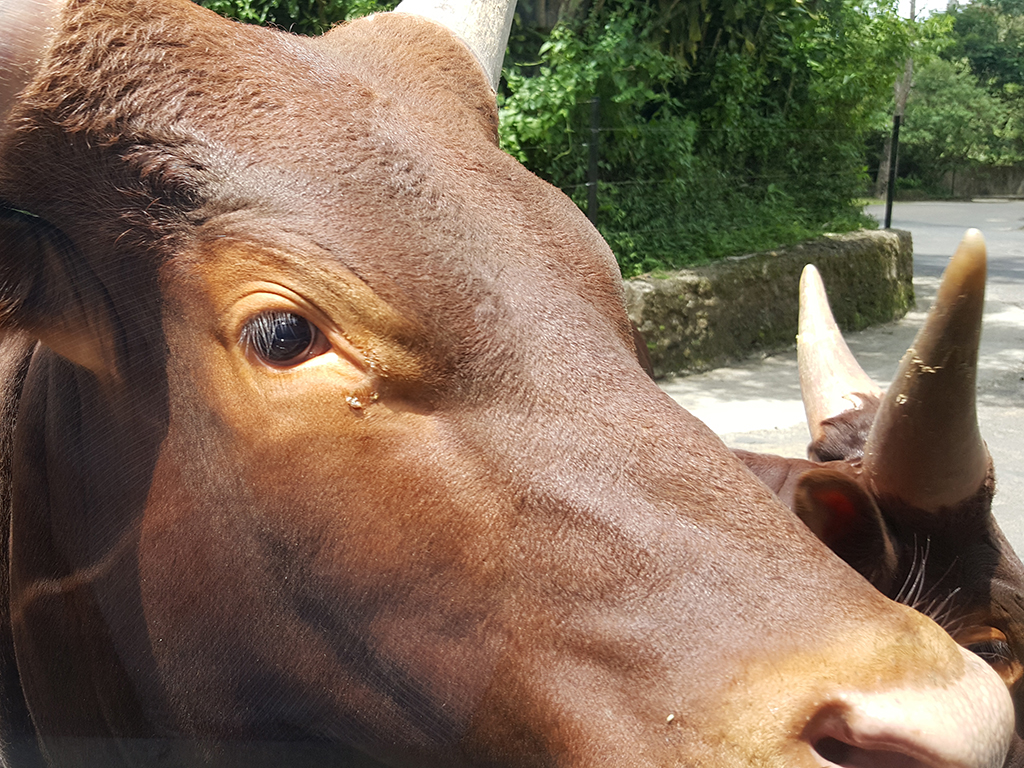
#> input picture images/ani1.jpg, 1024 x 768 px
$ python graylevel_histogram.py --image ../images/ani1.jpg
#> lines starting #> are read from the running program, lines starting #| are printed output that depends on the picture
# 필요한 패키지를 import함
from __future__ import print_function
import argparse
import cv2
from matplotlib import pyplot as plt

def histogram(img):
	# 히스토그램 계산
	histg = cv2.calcHist([img], [0], None, [256], [0, 256])

	# 결과 히스토그램 반환
	return histg

if __name__ == '__main__' :
	# 명령행 인자 처리
	ap = argparse.ArgumentParser()
	ap.add_argument('-i', '--image', required = True, \
			help = 'Path to the input image')
	args = vars(ap.parse_args())

	filename = args['image']

	# OpenCV를 사용하여 영상 데이터 로딩
	image = cv2.imread(filename)
#> image is the input picture: shape (768, 1024, 3); mean B, G, R 87.3, 107.5, 128.3

	# Grayscale 영상으로 변환
	gray = cv2.cvtColor(image, cv2.COLOR_BGR2GRAY)
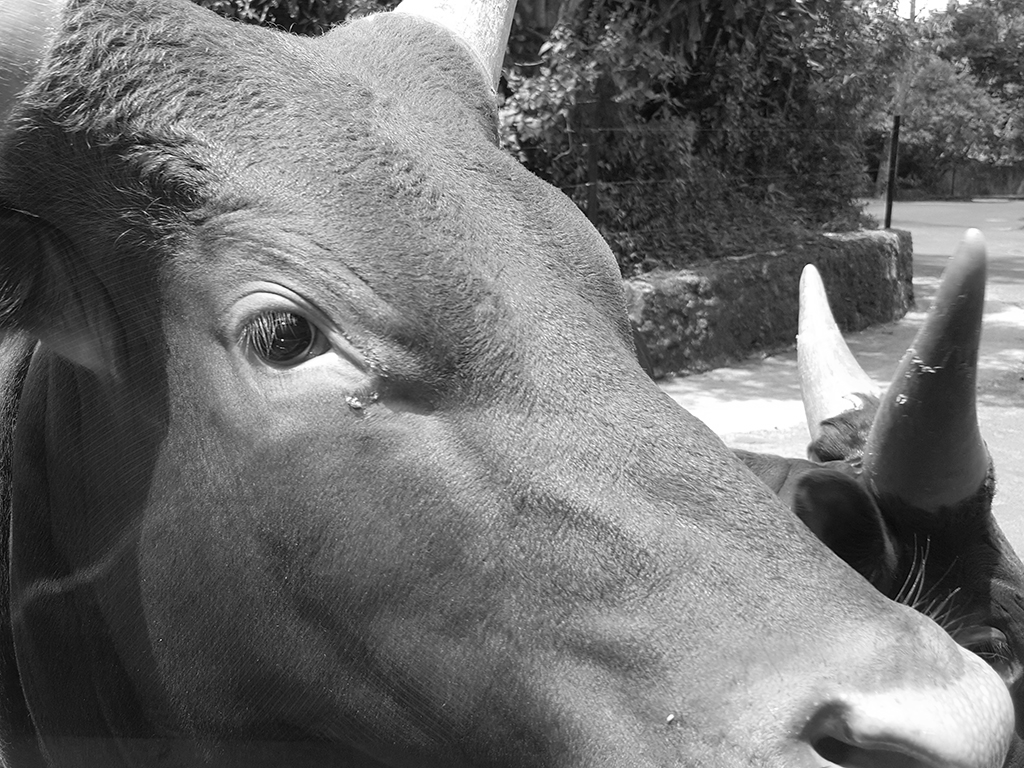
#> gray: shape (768, 1024); min 0, max 255, mean 111.4

	# 히스토그램 계산
	hist = histogram(gray)
#> in histogram, `histg = cv2.calcHist([img], [0], None, [256], [0, 256])`: histg = 256 values, max 7944 at index 39, min 11 at index 0, mean 3072
#> hist has the same summary as histg in histogram

	# 히스토그램 출력
	plt.subplot(1, 2, 1), plt.imshow(gray, 'gray')
	plt.title('image')

	plt.subplot(1, 2, 2)
	plt.plot(hist, color='blue', marker='^', linestyle='solid')
	plt.title('histogram'), plt.xlim([0,256])
	plt.grid(True, color='0.5', linestyle='dashed', linewidth=0.5)

	plt.show()
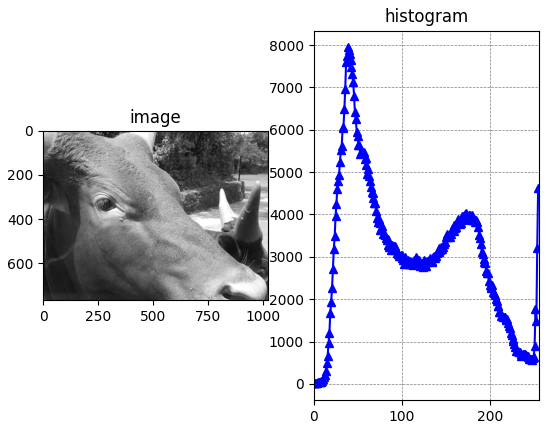
#> figure drawn by matplotlib, 2 panels; panel 2: curve peaks at x = 39, y = 7944

$ run again, on images/ani3.jpg
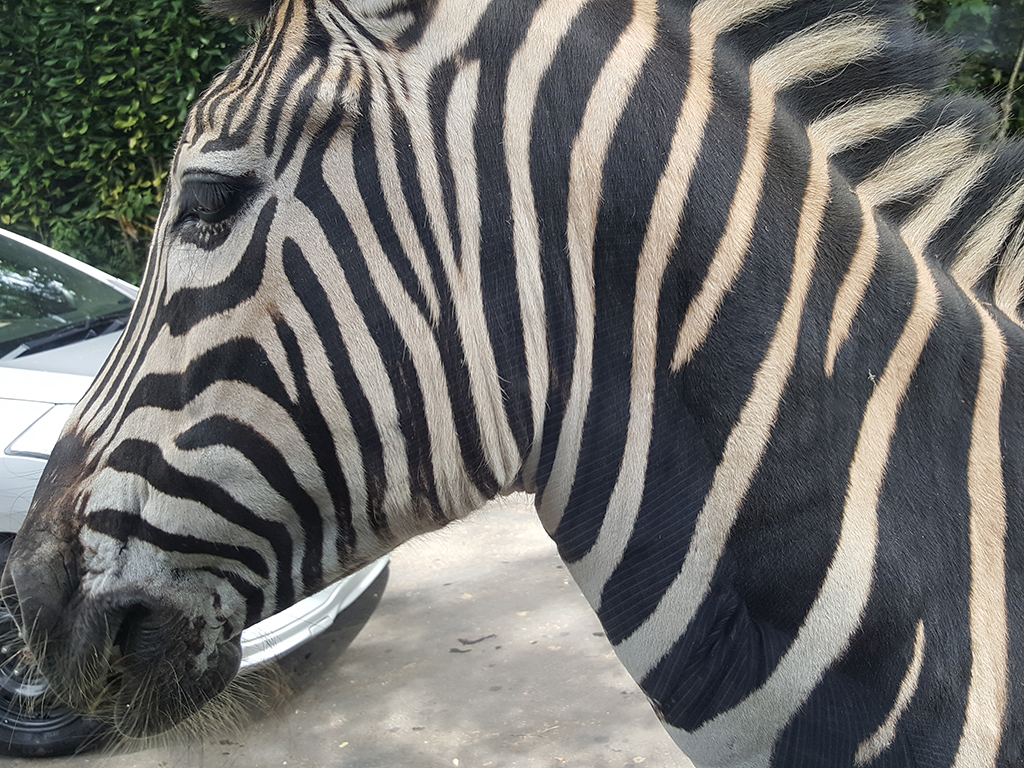
#> input picture images/ani3.jpg, 1024 x 768 px
#> image is the input picture: shape (768, 1024, 3); mean B, G, R 108.6, 111.4, 111.8
#> `gray = cv2.cvtColor(image, cv2.COLOR_BGR2GRAY)`:
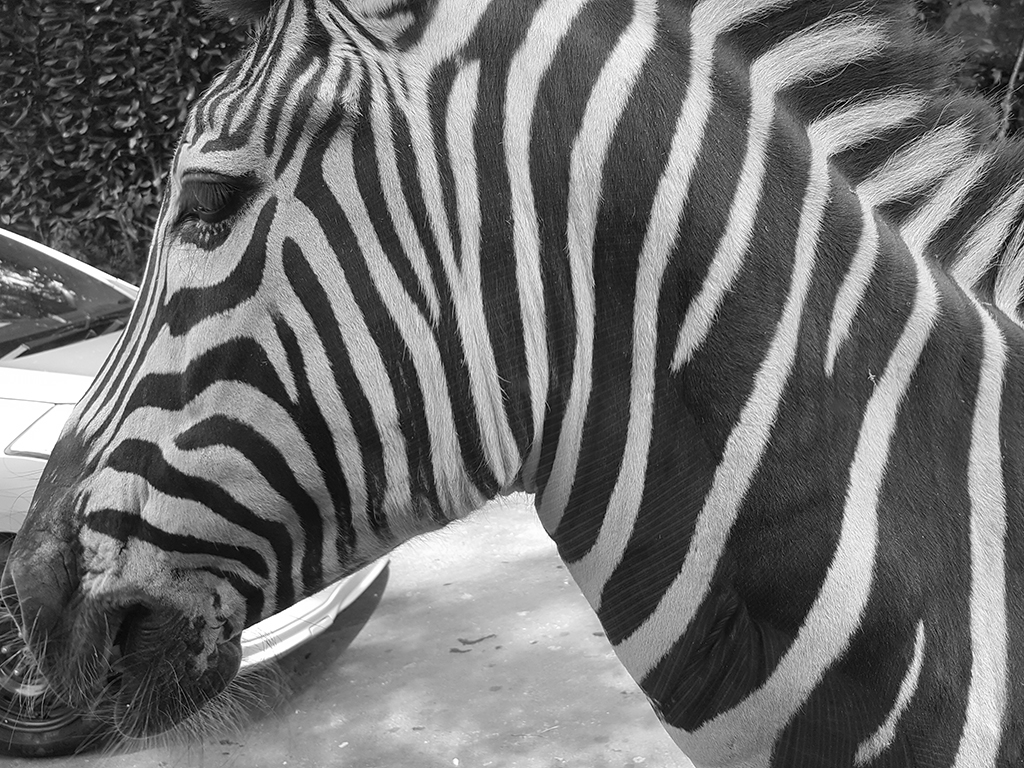
#> gray: shape (768, 1024); min 0, max 255, mean 111.2
#> histg = 256 values, max 8112 at index 40, min 39 at index 4, mean 3072
#> hist has the same summary as histg in histogram
#> `plt.show()`:
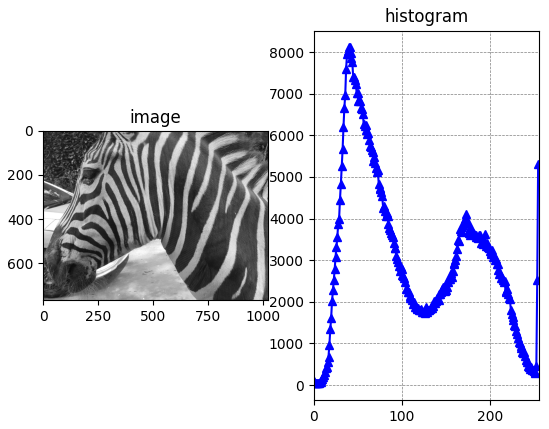
#> figure drawn by matplotlib, 2 panels; panel 2: curve peaks at x = 40, y = 8112

$ run again, on images/cable_roi1.jpg
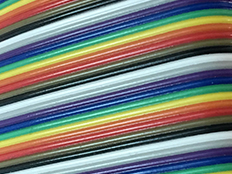
#> input picture images/cable_roi1.jpg, 232 x 174 px
#> image is the input picture: shape (174, 232, 3); mean B, G, R 119.7, 125.1, 120.9
#> `gray = cv2.cvtColor(image, cv2.COLOR_BGR2GRAY)`:
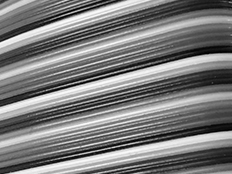
#> gray: shape (174, 232); min 0, max 253, mean 123.2
#> histg = 256 values, max 304 at index 112, min 0 at index 252, mean 157.7
#> hist has the same summary as histg in histogram
#> `plt.show()`:
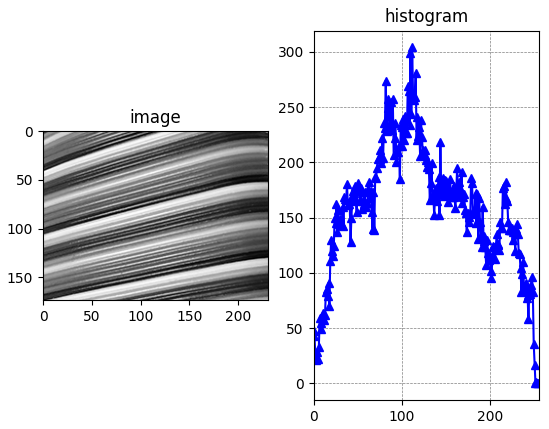
#> figure drawn by matplotlib, 2 panels; panel 2: curve peaks at x = 112, y = 304

$ run again, on images/cable_roi2.jpg
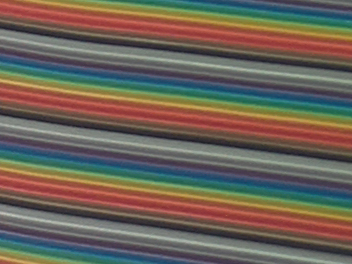
#> input picture images/cable_roi2.jpg, 352 x 264 px
#> image is the input picture: shape (264, 352, 3); mean B, G, R 87.8, 98.6, 108.5
#> `gray = cv2.cvtColor(image, cv2.COLOR_BGR2GRAY)`:
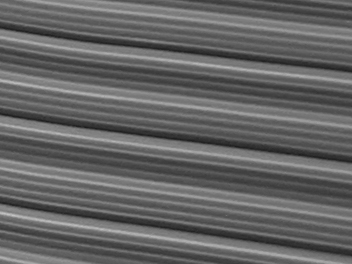
#> gray: shape (264, 352); min 29, max 197, mean 100.3
#> histg = 256 values, max 1676 at index 94, min 0 at index 0, mean 363
#> hist has the same summary as histg in histogram
#> `plt.show()`:
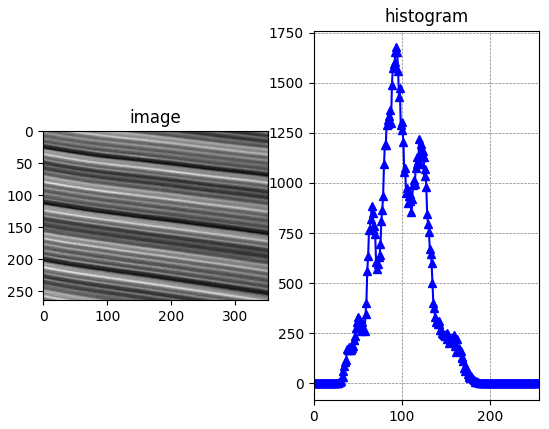
#> figure drawn by matplotlib, 2 panels; panel 2: curve peaks at x = 94, y = 1676
